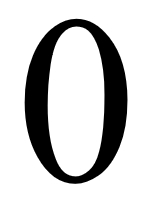
#> input picture statics/keys/capital/jpeg/0.jpg, 166 x 200 px, found by its file name; its folder holds only this picture in this run
$ python key_png_generator.py
#> lines starting #> are read from the running program, lines starting #| are printed output that depends on the picture; after the words box and inside, x2 and y2 are one past the last pixel; in counts of white or black regions, pixels touching at a corner belong together
import os
from PIL import Image
import numpy as np

script_dir = os.path.dirname(os.path.abspath(__file__))
input_folder = os.path.join(script_dir, 'small', 'jpeg')
output_folder = os.path.join(script_dir, 'small', 'png')

os.makedirs(output_folder, exist_ok=True)

tolerance = 50

max_width, max_height = 0, 0
for filename in os.listdir(input_folder):
    if filename.lower().endswith(('.jpg', '.jpeg', '.bmp', '.png')):
        img_path = os.path.join(input_folder, filename)
        with Image.open(img_path) as img:
#> img is the input picture: PIL image 166x200 RGB; min 0, max 255, mean 205.7
            width, height = img.size
#> width = 166; height = 200
            max_width = max(max_width, width)
#> max_width = 166
            max_height = max(max_height, height)
#> max_height = 200

for filename in os.listdir(input_folder):
    if filename.lower().endswith(('.jpg', '.jpeg', '.bmp', '.png')):
        img_path = os.path.join(input_folder, filename)
        img = Image.open(img_path).convert("RGBA")
#> img: PIL image 166x200 RGBA

        new_img = Image.new("RGBA", (max_width, max_height), (255, 255, 255, 255))
#> new_img: PIL image 166x200 RGBA; every value is 255

        x_offset = (max_width - img.width) // 2
#> x_offset = 0
        y_offset = (max_height - img.height) // 2
#> y_offset = 0

        new_img.paste(img, (x_offset, y_offset))

        img_array = np.array(new_img)

        white_mask = np.all(np.abs(img_array[:, :, :3] - [255, 255, 255]) <= tolerance, axis=2)
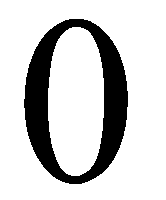
#> white_mask: shape (200, 166) bool; 80% white; 1 black region, box (x1, y1, x2, y2) and area: (24, 19, 128, 184) 6633

        img_array[~white_mask, :3] = [255, 255, 255]
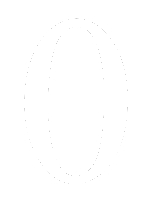
#> img_array: shape (200, 166, 4); mean R, G, B, A 254.9, 254.9, 254.9, 255
        img_array[white_mask] = [0, 0, 0, 0]

        processed_img = Image.fromarray(img_array)

        output_path = os.path.join(output_folder, os.path.splitext(filename)[0] + ".png")
        processed_img.save(output_path, format="PNG")

print("All images have been padded, resized, processed, and saved successfully!")

$ run again, on statics/keys/capital/jpeg/4.jpg
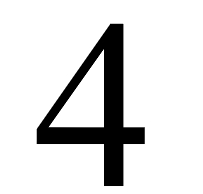
#> input picture statics/keys/capital/jpeg/4.jpg, 203 x 194 px, found by its file name
#> img is the input picture: PIL image 203x194 RGB; min 0, max 255, mean 219.1
#> img: PIL image 203x194 RGBA
#> new_img: PIL image 203x194 RGBA; every value is 255
#> `white_mask = np.all(np.abs(img_array[:, :, :3] - [255, 255, 255]) <= t..`:
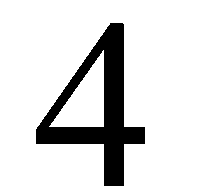
#> white_mask: shape (194, 203) bool; 85.5% white; 1 black region, box (x1, y1, x2, y2) and area: (36, 23, 145, 186) 5728

$ run again, on statics/keys/capital/jpeg/5.jpg
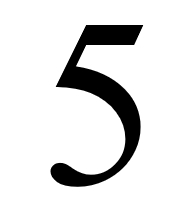
#> input picture statics/keys/capital/jpeg/5.jpg, 196 x 202 px, found by its file name
#> img is the input picture: PIL image 196x202 RGB; min 0, max 255, mean 223.8
#> img: PIL image 196x202 RGBA
#> new_img: PIL image 196x202 RGBA; every value is 255
#> `white_mask = np.all(np.abs(img_array[:, :, :3] - [255, 255, 255]) <= t..`:
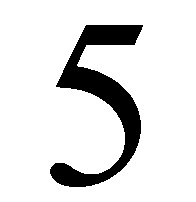
#> white_mask: shape (202, 196) bool; 87.4% white; 1 black region, box (x1, y1, x2, y2) and area: (50, 25, 143, 187) 5005

$ run again, on statics/keys/capital/jpeg/6.jpg
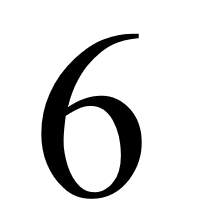
#> input picture statics/keys/capital/jpeg/6.jpg, 202 x 220 px, found by its file name
#> img is the input picture: PIL image 202x220 RGB; min 0, max 255, mean 221.9
#> img: PIL image 202x220 RGBA
#> new_img: PIL image 202x220 RGBA; every value is 255
#> `white_mask = np.all(np.abs(img_array[:, :, :3] - [255, 255, 255]) <= t..`:
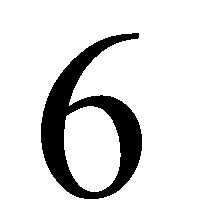
#> white_mask: shape (220, 202) bool; 86.5% white; 1 black region, box (x1, y1, x2, y2) and area: (41, 33, 142, 199) 6017

$ run again, on statics/keys/capital/jpeg/1.jpg
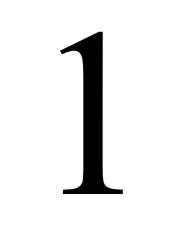
#> input picture statics/keys/capital/jpeg/1.jpg, 194 x 228 px, found by its file name
#> img is the input picture: PIL image 194x228 RGB; min 0, max 255, mean 234.7
#> img: PIL image 194x228 RGBA
#> new_img: PIL image 194x228 RGBA; every value is 255
#> `white_mask = np.all(np.abs(img_array[:, :, :3] - [255, 255, 255]) <= t..`:
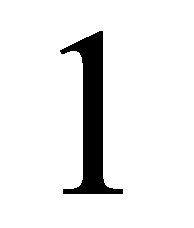
#> white_mask: shape (228, 194) bool; 91.8% white; 1 black region, box (x1, y1, x2, y2) and area: (60, 31, 123, 194) 3640
